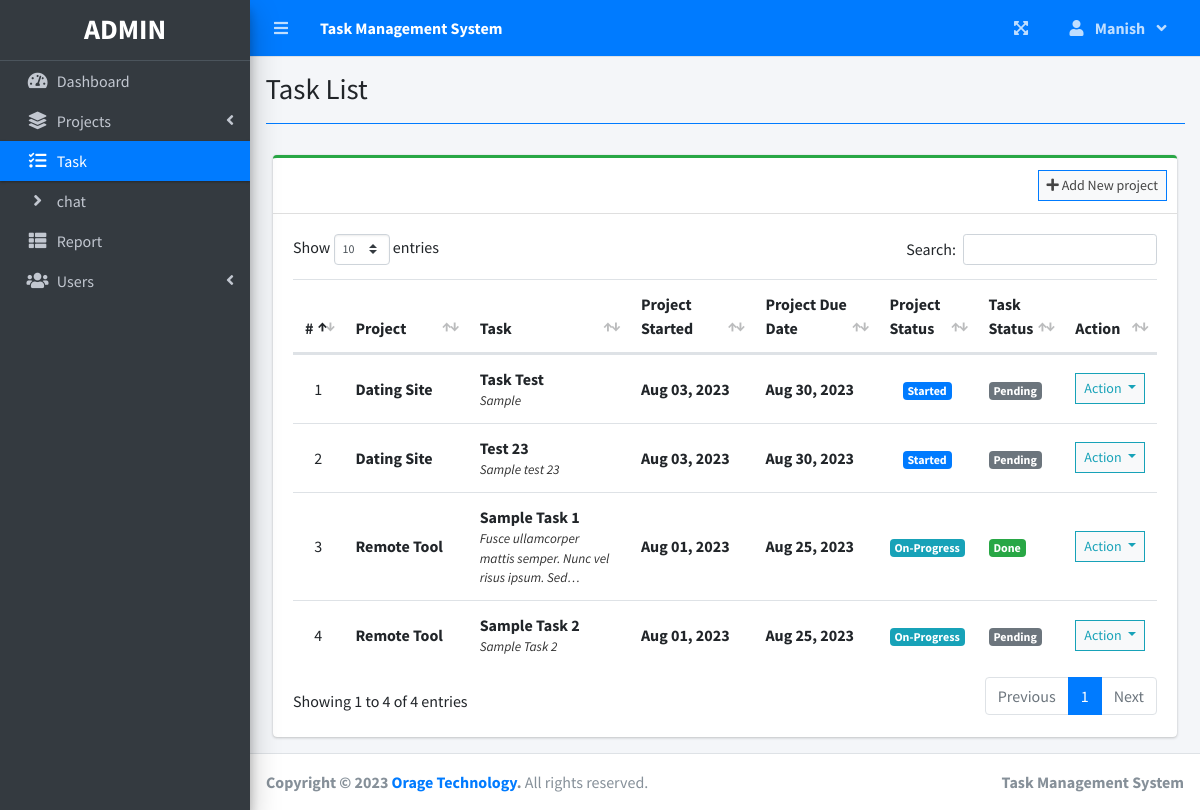
/index.php?page=task_list (signed in), run on the app's committed database.
### tables this page shows
CREATE TABLE `task_list` (
  `id` int(30) NOT NULL,
  `project_id` int(30) NOT NULL,
  `task` varchar(200) NOT NULL,
  `description` text NOT NULL,
  `status` tinyint(4) NOT NULL,
  `date_created` datetime NOT NULL DEFAULT current_timestamp()
);

CREATE TABLE `project_list` (
  `id` int(30) NOT NULL,
  `name` varchar(200) NOT NULL,
  `description` text NOT NULL,
  `status` tinyint(2) NOT NULL,
  `start_date` date NOT NULL,
  `end_date` date NOT NULL,
  `manager_id` int(30) NOT NULL,
  `user_ids` text NOT NULL,
  `date_created` datetime NOT NULL DEFAULT current_timestamp()
);

### task_list.php (the view, shortened to what this page needs)
<?php include'db_connect.php' ?>
<div class="col-lg-12">
	<div class="card card-outline card-success">
		<div class="card-header">
			<div class="card-tools">
				<a class="btn btn-block btn-sm btn-default btn-flat border-primary" href="./index.php?page=new_project"><i class="fa fa-plus"></i> Add New project</a>
			</div>
		</div>
		<div class="card-body">
			<table class="table tabe-hover table-condensed" id="list">
				<colgroup>
					<col width="5%">
					<col width="15%">
					<col width="20%">
					<col width="15%">
					<col width="15%">
					<col width="10%">
					<col width="10%">
					<col width="10%">
				</colgroup>
				<thead>
					<tr>
						<th class="text-center">#</th>
						<th>Project</th>
						<th>Task</th>
						<th>Project Started</th>
						<th>Project Due Date</th>
						<th>Project Status</th>
						<th>Task Status</th>
						<th>Action</th>
					</tr>
				</thead>
				<tbody>
					<?php
					$i = 1;
					$where = "";
					$stat = array("Pending","Started","On-Progress","On-Hold","Over Due","Done");
					$qry = $conn->query("SELECT t.*,p.name as pname,p.start_date,p.status as pstatus, p.end_date,p.id as pid FROM task_list t inner join project_list p on p.id = t.project_id $where order by p.name asc");
					while($row= $qry->fetch_assoc()):
						$trans = get_html_translation_table(HTML_ENTITIES,ENT_QUOTES);
						unset($trans["\""], $trans["<"], $trans[">"], $trans["<h2"]);
						$desc = strtr(html_entity_decode($row['description']),$trans);
						$desc=str_replace(array("<li>","</li>"), array("",", "), $desc);
		                $cprog = $conn->query("SELECT * FROM task_list where project_id = {$row['pid']} and status = 3")->num_rows;
		                $prod = $conn->query("SELECT * FROM user_productivity where project_id = {$row['pid']}")->num_rows;
		                if($row['pstatus'] == 0 && strtotime(date('Y-m-d')) >= strtotime($row['start_date'])):
		                if($prod  > 0  || $cprog > 0)
		                  $row['pstatus'] = 2;
		                else
		                  $row['pstatus'] = 1;
		                elseif($row['pstatus'] == 0 && strtotime(date('Y-m-d')) > strtotime($row['end_date'])):
		                $row['pstatus'] = 4;
		                endif;
					?>
					<tr>
						<td class="text-center"><?php echo $i++ ?></td>
						<td>
							<p><b><?php echo ucwords($row['pname']) ?></b></p>
						</td>
						<td>
							<p><b><?php echo ucwords($row['task']) ?></b></p>
							<p class="truncate"><?php echo strip_tags($desc) ?></p>
						</td>
						<td><b><?php echo date("M d, Y",strtotime($row['start_date'])) ?></b></td>
						<td><b><?php echo date("M d, Y",strtotime($row['end_date'])) ?></b></td>
						<td class="text-center">
							<?php
							  if($stat[$row['pstatus']] =='Pending'){
							  	echo "<span class='badge badge-secondary'>{$stat[$row['pstatus']]}</span>";
							  }elseif($stat[$row['pstatus']] =='Started'){
							  	echo "<span class='badge badge-primary'>{$stat[$row['pstatus']]}</span>";
							  }elseif($stat[$row['pstatus']] =='On-Progress'){
							  	echo "<span class='badge badge-info'>{$stat[$row['pstatus']]}</span>";
							  }elseif($stat[$row['pstatus']] =='On-Hold'){
							  	echo "<span class='badge badge-warning'>{$stat[$row['pstatus']]}</span>";
							  }elseif($stat[$row['pstatus']] =='Over Due'){
							  	echo "<span class='badge badge-danger'>{$stat[$row['pstatus']]}</span>";
							  }elseif($stat[$row['pstatus']] =='Done'){
							  	echo "<span class='badge badge-success'>{$stat[$row['pstatus']]}</span>";
							  }
							?>
						</td>
						<td>
                        	<?php
                        	if($row['status'] == 1){
						  		echo "<span class='badge badge-secondary'>Pending</span>";
                        	}elseif($row['status'] == 2){
						  		echo "<span class='badge badge-primary'>On-Progress</span>";
                        	}elseif($row['status'] == 3){
						  		echo "<span class='badge badge-success'>Done</span>";
                        	}
                        	?>
                        </td>
						<td class="text-center">
							<button type="button" class="btn btn-default btn-sm btn-flat border-info wave-effect text-info dropdown-toggle" data-toggle="dropdown" aria-expanded="true">
		                      Action
		                    </button>
						</td>
					</tr>
				<?php endwhile; ?>
				</tbody>
			</table>
		</div>
	</div>
</div>

### index.php (shortened to what this page needs)
<!DOCTYPE html>
<html lang="en">
<?php
	include 'header.php'
?>
<body class="hold-transition sidebar-mini layout-fixed layout-navbar-fixed layout-footer-fixed">
<div class="wrapper">
  <?php include 'topbar.php' ?>
  <?php include 'sidebar.php' ?>
  <div class="content-wrapper">
    <div class="content-header">
      <div class="container-fluid">
        <div class="row mb-2">
          <div class="col-sm-6">
            <h1 class="m-0"><?php echo $title ?></h1>
          </div>
        </div>
            <hr class="border-primary">
      </div>
    </div>
    <section class="content">
      <div class="container-fluid">
         <?php
            $page = isset($_GET['page']) ? $_GET['page'] : 'home';
            if(!file_exists($page.".php")){
                include '404.html';
            }else{
            include $page.'.php';
            }
          ?>
      </div>
    </section>
  </div>
  <footer class="main-footer">
    <strong>Copyright &copy; 2023 <a href="https://www.oragetechnologies.com/">Orage Technology</a>.</strong>
    All rights reserved.
    <div class="float-right d-none d-sm-inline-block">
      <b><?php echo $_SESSION['system']['name'] ?></b>
    </div>
  </footer>
</div>
</body>
</html>

### header.php (shortened to what this page needs)
<head>
  <?php
  $title = isset($_GET['page']) ? ucwords(str_replace("_", ' ', $_GET['page'])) : "Home";
  ?>
  <link rel="stylesheet" href="assets/plugins/fontawesome-free/css/all.min.css">
  <link rel="stylesheet" href="assets/plugins/overlayScrollbars/css/OverlayScrollbars.min.css">
  <link rel="stylesheet" href="assets/plugins/datatables-bs4/css/dataTables.bootstrap4.min.css">
  <link rel="stylesheet" href="assets/plugins/datatables-responsive/css/responsive.bootstrap4.min.css">
  <link rel="stylesheet" href="assets/plugins/datatables-buttons/css/buttons.bootstrap4.min.css">
  <link rel="stylesheet" href="assets/plugins/select2/css/select2.min.css">
  <link rel="stylesheet" href="assets/plugins/select2-bootstrap4-theme/select2-bootstrap4.min.css">
  <link rel="stylesheet" href="assets/plugins/sweetalert2-theme-bootstrap-4/bootstrap-4.min.css">
  <link rel="stylesheet" href="assets/plugins/toastr/toastr.min.css">
  <link rel="stylesheet" href="assets/plugins/dropzone/min/dropzone.min.css">
  <link rel="stylesheet" href="assets/dist/css/jquery.datetimepicker.min.css">
  <link rel="stylesheet" href="assets/plugins/icheck-bootstrap/icheck-bootstrap.min.css">
  <link rel="stylesheet" href="assets/plugins/bootstrap4-toggle/css/bootstrap4-toggle.min.css">
  <link rel="stylesheet" href="assets/dist/css/adminlte.min.css">
  <link rel="stylesheet" href="assets/dist/css/styles.css">
  <link rel="stylesheet" href="assets/plugins/summernote/summernote-bs4.min.css">
</head>

### topbar.php (shortened to what this page needs)
<nav class="main-header navbar navbar-expand navbar-primary navbar-dark ">
  <ul class="navbar-nav">
    <?php if(isset($_SESSION['login_id'])): ?>
    <li class="nav-item">
      <a class="nav-link" data-widget="pushmenu" href="" role="button"><i class="fas fa-bars"></i></a>
    </li>
  <?php endif; ?>
    <li>
      <a class="nav-link text-white"  href="./" role="button"> <large><b><?php echo $_SESSION['system']['name'] ?></b></large></a>
    </li>
  </ul>
  <ul class="navbar-nav ml-auto">
    <li class="nav-item">
      <a class="nav-link" data-widget="fullscreen" href="#" role="button">
        <i class="fas fa-expand-arrows-alt"></i>
      </a>
    </li>
   <li class="nav-item dropdown">
          <a class="nav-link"  data-toggle="dropdown" aria-expanded="true" href="javascript:void(0)">
            <span>
              <div class="d-felx badge-pill">
                <span class="fa fa-user mr-2"></span>
                <span><b><?php echo ucwords($_SESSION['login_firstname']) ?></b></span>
                <span class="fa fa-angle-down ml-2"></span>
              </div>
            </span>
          </a>
    </li>
  </ul>
</nav>

### sidebar.php (shortened to what this page needs)
<aside class="main-sidebar sidebar-dark-primary elevation-4">
  <div class="dropdown">
 	<a href="./" class="brand-link">
      <?php if($_SESSION['login_type'] == 1): ?>
      <h3 class="text-center p-0 m-0"><b>ADMIN</b></h3>
      <?php else: ?>
      <h3 class="text-center p-0 m-0"><b>USER</b></h3>
      <?php endif; ?>
  </a>
  </div>
  <div class="sidebar pb-4 mb-4">
    <nav class="mt-2">
      <ul class="nav nav-pills nav-sidebar flex-column nav-flat" data-widget="treeview" role="menu" data-accordion="false">
        <li class="nav-item dropdown">
          <a href="./" class="nav-link nav-home">
            <i class="nav-icon fas fa-tachometer-alt"></i>
            <p>
              Dashboard
            </p>
          </a>
        </li>
        <li class="nav-item">
          <a href="#" class="nav-link nav-edit_project nav-view_project">
            <i class="nav-icon fas fa-layer-group"></i>
            <p>
              Projects
              <i class="right fas fa-angle-left"></i>
            </p>
          </a>
        </li>
        <li class="nav-item">
              <a href="./index.php?page=task_list" class="nav-link nav-task_list">
                <i class="fas fa-tasks nav-icon"></i>
                <p>Task</p>
              </a>
        </li>
        <li class="nav-item">
              <a href="./chat/chat.php" class="nav-link nav-user_list tree-item">
                <i class="fas fa-angle-right nav-icon"></i>
                <p>chat</p>
              </a>
            </li>
        <?php if($_SESSION['login_type'] != 3): ?>
         <li class="nav-item">
              <a href="./index.php?page=reports" class="nav-link nav-reports">
                <i class="fas fa-th-list nav-icon"></i>
                <p>Report</p>
              </a>
        </li>
        <?php endif; ?>
        <?php if($_SESSION['login_type'] == 1): ?>
        <li class="nav-item">
          <a href="#" class="nav-link nav-edit_user">
            <i class="nav-icon fas fa-users"></i>
            <p>
              Users
              <i class="right fas fa-angle-left"></i>
            </p>
          </a>
        </li>
      <?php endif; ?>
      </ul>
    </nav>
  </div>
</aside>

### task_list.php (style rules this page uses)
table p { margin: unset !important; }
table td { vertical-align: middle !important }

### data on the page
task_list: project_list.name "Dating Site", task "Task Test", description "Sample", project_list.start_date "Aug 03, 2023", project_list.end_date "Aug 30, 2023", status "Started", shows "Pending"
task_list: project_list.name "Dating Site", task "Test 23", description "Sample test 23", project_list.start_date "Aug 03, 2023", project_list.end_date "Aug 30, 2023", status "Started", shows "Pending"
task_list: project_list.name "Remote Tool", task "Sample Task 1", description "Fusce ullamcorper mattis semper. Nunc vel risus ipsum.…", project_list.start_date "Aug 01, 2023", project_list.end_date "Aug 25, 2023", pstatus "On-Progress", status "Done"
task_list: project_list.name "Remote Tool", task "Sample Task 2", description "Sample Task 2", project_list.start_date "Aug 01, 2023", project_list.end_date "Aug 25, 2023", id "On-Progress", status "Pending"

### other printed values
$_SESSION['system']['name'] "Task Management System"
$_SESSION['login_firstname'] "Manish"
$title "Task List"
